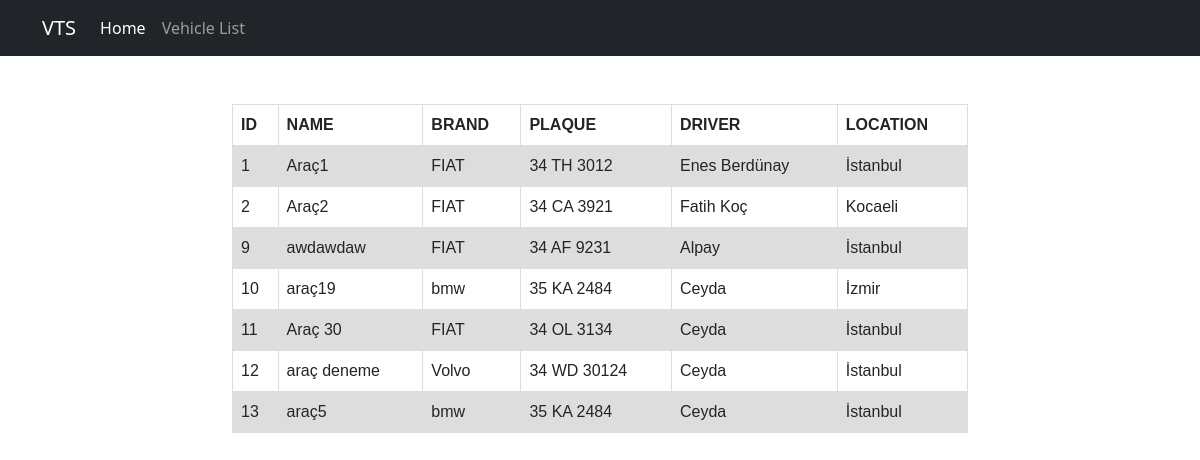
The page /list/ on the database as committed earlier.
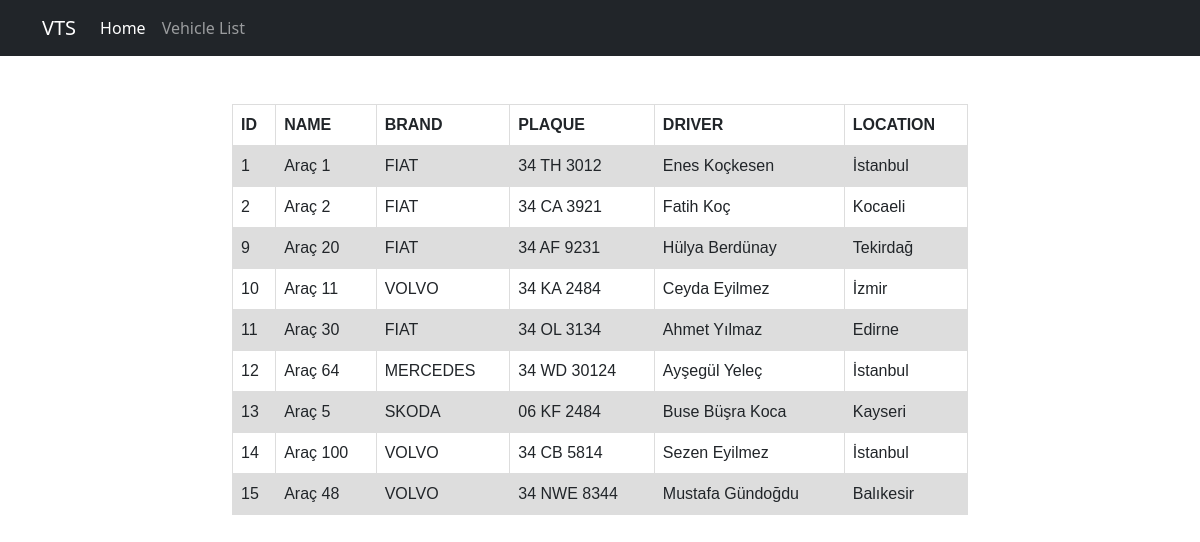
The same page on the database as committed later.
### vehicle/models.py (models this page shows, shortened)
class Vehicle(models.Model):
    name = models.CharField(max_length=255)
    brand = models.CharField(max_length=255)
    plaka = models.CharField(max_length=255)
    driver = models.CharField(max_length=255)
    location = models.CharField(max_length=255)
    class Meta:
        verbose_name = 'Vehicle'
        verbose_name_plural = 'Vehicles'

### vehicle/views.py (the view)
# urls.py: path('list/', vehicleList, name='vehicle_list'),
def vehicleList(request):
    vehicles = Vehicle.objects.all()
    context = {
        'vehicles': vehicles
    }
    return render(request, 'vehicles.html', context)

### templates/vehicles.html (shortened to what this page needs)
{% extends "base.html" %}
{% block body %}
<div class="container">
    <div class="row justify-content-md-center mt-5">
        <div class="col col-lg-2"></div>
        <div class="col-lg-8">
        <table>
            <tr>
                <th>ID</th>
                <th>NAME</th>
                <th>BRAND</th>
                <th>PLAQUE</th>
                <th>DRIVER</th>
                <th>LOCATION</th>
            </tr>
            {% for vehicle in vehicles %}
            <tr>
                <td>{{ vehicle.pk }}</td>
                <td>{{ vehicle.name }}</td>
                <td>{{ vehicle.brand }}</td>
                <td>{{ vehicle.plaka }}</td>
                <td>{{ vehicle.driver }}</td>
                <td>{{ vehicle.location }}</td>
            </tr>
            {% endfor %}
        </table>
        </div>
        <div class="col col-lg-2"></div>
    </div>
</div>
{% endblock body %}

### templates/base.html (shortened to what this page needs)
<!doctype html>
<html lang="en">
<head>
    <link href="https://cdn.jsdelivr.net/npm/bootstrap@5.1.0/dist/css/bootstrap.min.css" rel="stylesheet"
>
</head>
<body>
{% include "navbar.html" %}
{% block body %}
{% endblock body %}
</body>
</html>

### templates/navbar.html (shortened to what this page needs)
<nav class="navbar navbar-expand-lg navbar-dark bg-dark">
  <div class="container">
    <a class="navbar-brand" href="{% url 'vehicle:vehicle_home' %}">VTS</a>
    <div class="collapse navbar-collapse" id="navbarNav">
      <ul class="navbar-nav">
        <li class="nav-item">
          <a class="nav-link active" aria-current="page" href="{% url 'vehicle:vehicle_home' %}">Home</a>
        </li>
        <li class="nav-item">
          <a class="nav-link" href="{% url 'vehicle:vehicle_list' %}">Vehicle List</a>
        </li>
      </ul>
    </div>
  </div>
</nav>

### templates/base.html (style rules this page uses)
table { font-family: arial, sans-serif; border-collapse: collapse; width: 100%; }
td, th { border: 1px solid #dddddd; text-align: left; padding: 8px; }
tr:nth-child(even) { background-color: #dddddd; }

Rows that differ between the two databases and show on the page:
changed Vehicle "34 TH 3012": name "Araç1" → "Araç 1"; driver "Enes Berdünay" → "Enes Koçkesen"
changed Vehicle "34 CA 3921": name "Araç2" → "Araç 2"
changed Vehicle "34 AF 9231": name "awdawdaw" → "Araç 20"; driver "Alpay" → "Hülya Berdünay"; location "İstanbul" → "Tekirdağ"
changed Vehicle "İzmir": name "araç19" → "Araç 11"; brand "bmw" → "VOLVO"; plaka "35 KA 2484" → "34 KA 2484"; driver "Ceyda" → "Ceyda Eyilmez"
changed Vehicle "Araç 30": driver "Ceyda" → "Ahmet Yılmaz"; location "İstanbul" → "Edirne"
changed Vehicle "34 WD 30124": name "araç deneme" → "Araç 64"; brand "Volvo" → "MERCEDES"; driver "Ceyda" → "Ayşegül Yeleç"
changed Vehicle id 13: name "araç5" → "Araç 5"; brand "bmw" → "SKODA"; plaka "35 KA 2484" → "06 KF 2484"; driver "Ceyda" → "Buse Büşra Koca"; location "İstanbul" → "Kayseri"
added Vehicle: pk "14", name "Araç 100", brand "VOLVO", plaka "34 CB 5814", driver "Sezen Eyilmez", location "İstanbul"
added Vehicle: pk "15", name "Araç 48", brand "VOLVO", plaka "34 NWE 8344", driver "Mustafa Gündoğdu", location "Balıkesir"
